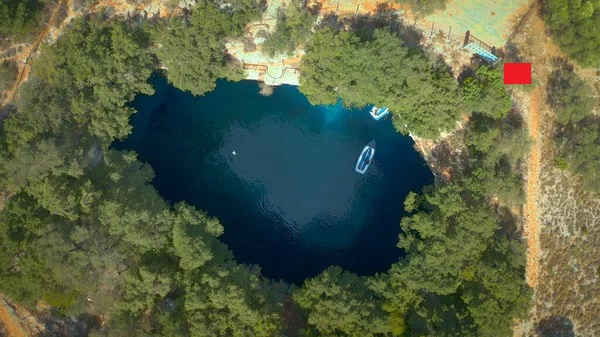
#> input picture Back-End/Imagenes/Cuerpo_Agua.jpg, 600 x 337 px, found by its file name
$ python 'Filtrado y Saturacion.py'
#> lines starting #> are read from the running program, lines starting #| are printed output that depends on the picture
import cv2
import numpy as np
import json
import os


# Abrir el archivo y cargar el contenido JSON
with open('datos.json', 'r') as file:
#> (reads Back-End/datos.json from the repository)
    config_list = json.load(file)

if config_list:
    # Obtener la primera configuración desde el archivo JSON
    config = config_list[0]
    imagen_path = config["ruta"]  # Ruta de la imagen desde el JSON

    # Leer la imagen desde el archivo
    imagen = cv2.imread(imagen_path)
#> imagen is the input picture: shape (337, 600, 3); mean B, G, R 70.1, 97.9, 87.9

    if imagen is None:
        print("No se pudo cargar la imagen.")
    else:
        # Procesamiento de la imagen
        imagen_suavizada = cv2.GaussianBlur(imagen, (5, 5), 0)
        imagen_mediana = cv2.medianBlur(imagen_suavizada, 5)
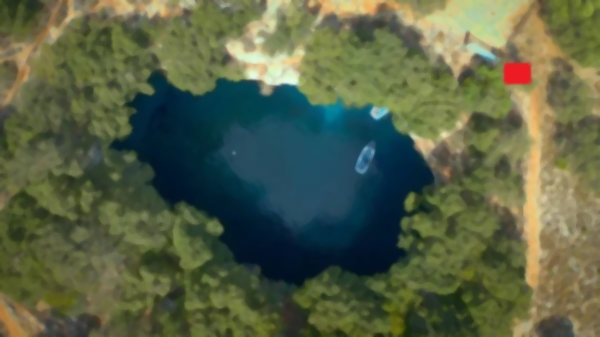
#> imagen_mediana: shape (337, 600, 3); mean B, G, R 70, 97.9, 87.9
        imagen_bilateral = cv2.bilateralFilter(imagen_mediana, d=9, sigmaColor=75, sigmaSpace=75)
        imagen_hsv = cv2.cvtColor(imagen_bilateral, cv2.COLOR_BGR2HSV)
#> imagen_hsv: shape (337, 600, 3); mean H, S, V 48.3, 125.3, 105.4

        # Ajustar saturación y brillo
        factor_saturacion = 0.8
        imagen_hsv[:, :, 1] = np.clip(imagen_hsv[:, :, 1] * factor_saturacion, 0, 255)
#> imagen_hsv: shape (337, 600, 3); mean H, S, V 48.3, 99.8, 105.4
        factor_brillo = 0.9
        imagen_hsv[:, :, 2] = np.clip(imagen_hsv[:, :, 2] * factor_brillo, 0, 255)
#> imagen_hsv: shape (337, 600, 3); mean H, S, V 48.3, 99.8, 94.4

        # Convertir de nuevo de HSV a BGR
        imagen_aplanada = cv2.cvtColor(imagen_hsv, cv2.COLOR_HSV2BGR)
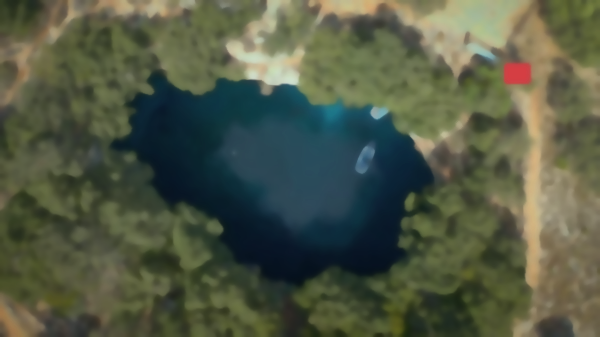
#> imagen_aplanada: shape (337, 600, 3); mean B, G, R 68.8, 88.8, 81.5

        # Crear la carpeta 'Imagenes' si no existe
        if not os.path.exists('Imagenes'):
            os.makedirs('Imagenes')

        # Guardar la imagen procesada
        ruta_imagen_aplanada = os.path.join('Imagenes', 'ImagenAplanada.jpg')
        cv2.imwrite(ruta_imagen_aplanada, imagen_aplanada)
        print(f"Imagen procesada guardada en: {ruta_imagen_aplanada}")
        #subprocess.run(["python", "Color.py"])


else:
    print("El archivo JSON está vacío o mal formado.")
